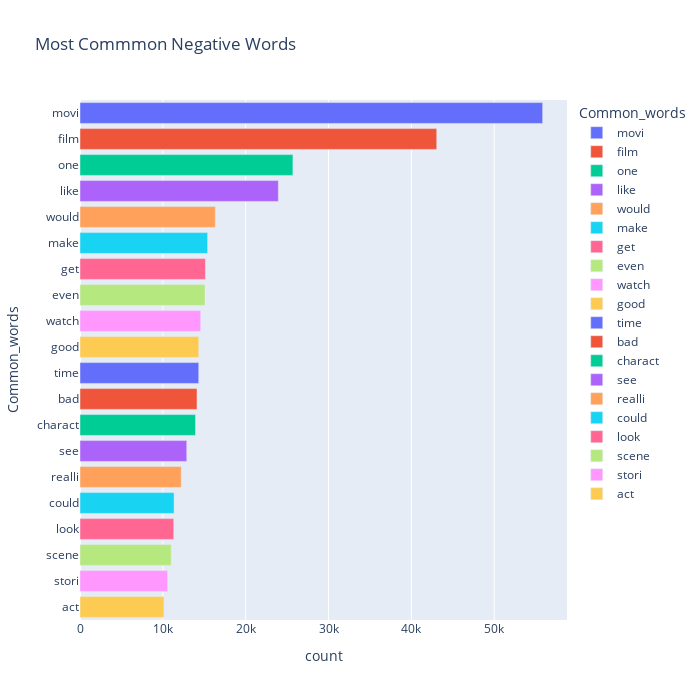

This figure's notebook cell:
### Code cell
# fig = plt.bar(temp_neg, x="count", y="Common_words", title='Most Commmon Negative Words', orientation='h', 
#              width=700, height=700,color='Common_words')
# fig.show()

### Figure 1 — Plotly figure (JSON) as saved in the notebook; plotly's stock layout.template omitted (floating-point values rounded to 4 significant figures)
{"data": [{"alignmentgroup": "True", "hovertemplate": "Common_words=%{y}<br>count=%{x}<extra></extra>", "legendgroup": "movi", "marker": {"color": "#636efa", "pattern": {"shape": ""}}, "name": "movi", "offsetgroup": "movi", "orientation": "h", "showlegend": true, "textposition": "auto", "type": "bar", "x": [55844], "xaxis": "x", "y": ["movi"], "yaxis": "y"}, {"alignmentgroup": "True", "hovertemplate": "Common_words=%{y}<br>count=%{x}<extra></extra>", "legendgroup": "film", "marker": {"color": "#EF553B", "pattern": {"shape": ""}}, "name": "film", "offsetgroup": "film", "orientation": "h", "showlegend": true, "textposition": "auto", "type": "bar", "x": [43059], "xaxis": "x", "y": ["film"], "yaxis": "y"}, {"alignmentgroup": "True", "hovertemplate": "Common_words=%{y}<br>count=%{x}<extra></extra>", "legendgroup": "one", "marker": {"color": "#00cc96", "pattern": {"shape": ""}}, "name": "one", "offsetgroup": "one", "orientation": "h", "showlegend": true, "textposition": "auto", "type": "bar", "x": [25701], "xaxis": "x", "y": ["one"], "yaxis": "y"}, {"alignmentgroup": "True", "hovertemplate": "Common_words=%{y}<br>count=%{x}<extra></extra>", "legendgroup": "like", "marker": {"color": "#ab63fa", "pattern": {"shape": ""}}, "name": "like", "offsetgroup": "like", "orientation": "h", "showlegend": true, "textposition": "auto", "type": "bar", "x": [23939], "xaxis": "x", "y": ["like"], "yaxis": "y"}, {"alignmentgroup": "True", "hovertemplate": "Common_words=%{y}<br>count=%{x}<extra></extra>", "legendgroup": "would", "marker": {"color": "#FFA15A", "pattern": {"shape": ""}}, "name": "would", "offsetgroup": "would", "orientation": "h", "showlegend": true, "textposition": "auto", "type": "bar", "x": [16337], "xaxis": "x", "y": ["would"], "yaxis": "y"}, {"alignmentgroup": "True", "hovertemplate": "Common_words=%{y}<br>count=%{x}<extra></extra>", "legendgroup": "make", "marker": {"color": "#19d3f3", "pattern": {"shape": ""}}, "name": "make", "offsetgroup": "make", "orientation": "h", "showlegend": true, "textposition": "auto", "type": "bar", "x": [15402], "xaxis": "x", "y": ["make"], "yaxis": "y"}, {"alignmentgroup": "True", "hovertemplate": "Common_words=%{y}<br>count=%{x}<extra></extra>", "legendgroup": "get", "marker": {"color": "#FF6692", "pattern": {"shape": ""}}, "name": "get", "offsetgroup": "get", "orientation": "h", "showlegend": true, "textposition": "auto", "type": "bar", "x": [15138], "xaxis": "x", "y": ["get"], "yaxis": "y"}, {"alignmentgroup": "True", "hovertemplate": "Common_words=%{y}<br>count=%{x}<extra></extra>", "legendgroup": "even", "marker": {"color": "#B6E880", "pattern": {"shape": ""}}, "name": "even", "offsetgroup": "even", "orientation": "h", "showlegend": true, "textposition": "auto", "type": "bar", "x": [15091], "xaxis": "x", "y": ["even"], "yaxis": "y"}, {"alignmentgroup": "True", "hovertemplate": "Common_words=%{y}<br>count=%{x}<extra></extra>", "legendgroup": "watch", "marker": {"color": "#FF97FF", "pattern": {"shape": ""}}, "name": "watch", "offsetgroup": "watch", "orientation": "h", "showlegend": true, "textposition": "auto", "type": "bar", "x": [14571], "xaxis": "x", "y": ["watch"], "yaxis": "y"}, {"alignmentgroup": "True", "hovertemplate": "Common_words=%{y}<br>count=%{x}<extra></extra>", "legendgroup": "good", "marker": {"color": "#FECB52", "pattern": {"shape": ""}}, "name": "good", "offsetgroup": "good", "orientation": "h", "showlegend": true, "textposition": "auto", "type": "bar", "x": [14336], "xaxis": "x", "y": ["good"], "yaxis": "y"}, {"alignmentgroup": "True", "hovertemplate": "Common_words=%{y}<br>count=%{x}<extra></extra>", "legendgroup": "time", "marker": {"color": "#636efa", "pattern": {"shape": ""}}, "name": "time", "offsetgroup": "time", "orientation": "h", "showlegend": true, "textposition": "auto", "type": "bar", "x": [14335], "xaxis": "x", "y": ["time"], "yaxis": "y"}, {"alignmentgroup": "True", "hovertemplate": "Common_words=%{y}<br>count=%{x}<extra></extra>", "legendgroup": "bad", "marker": {"color": "#EF553B", "pattern": {"shape": ""}}, "name": "bad", "offsetgroup": "bad", "orientation": "h", "showlegend": true, "textposition": "auto", "type": "bar", "x": [14126], "xaxis": "x", "y": ["bad"], "yaxis": "y"}, {"alignmentgroup": "True", "hovertemplate": "Common_words=%{y}<br>count=%{x}<extra></extra>", "legendgroup": "charact", "marker": {"color": "#00cc96", "pattern": {"shape": ""}}, "name": "charact", "offsetgroup": "charact", "orientation": "h", "showlegend": true, "textposition": "auto", "type": "bar", "x": [13940], "xaxis": "x", "y": ["charact"], "yaxis": "y"}, {"alignmentgroup": "True", "hovertemplate": "Common_words=%{y}<br>count=%{x}<extra></extra>", "legendgroup": "see", "marker": {"color": "#ab63fa", "pattern": {"shape": ""}}, "name": "see", "offsetgroup": "see", "orientation": "h", "showlegend": true, "textposition": "auto", "type": "bar", "x": [12887], "xaxis": "x", "y": ["see"], "yaxis": "y"}, {"alignmentgroup": "True", "hovertemplate": "Common_words=%{y}<br>count=%{x}<extra></extra>", "legendgroup": "realli", "marker": {"color": "#FFA15A", "pattern": {"shape": ""}}, "name": "realli", "offsetgroup": "realli", "orientation": "h", "showlegend": true, "textposition": "auto", "type": "bar", "x": [12218], "xaxis": "x", "y": ["realli"], "yaxis": "y"}, {"alignmentgroup": "True", "hovertemplate": "Common_words=%{y}<br>count=%{x}<extra></extra>", "legendgroup": "could", "marker": {"color": "#19d3f3", "pattern": {"shape": ""}}, "name": "could", "offsetgroup": "could", "orientation": "h", "showlegend": true, "textposition": "auto", "type": "bar", "x": [11353], "xaxis": "x", "y": ["could"], "yaxis": "y"}, {"alignmentgroup": "True", "hovertemplate": "Common_words=%{y}<br>count=%{x}<extra></extra>", "legendgroup": "look", "marker": {"color": "#FF6692", "pattern": {"shape": ""}}, "name": "look", "offsetgroup": "look", "orientation": "h", "showlegend": true, "textposition": "auto", "type": "bar", "x": [11317], "xaxis": "x", "y": ["look"], "yaxis": "y"}, {"alignmentgroup": "True", "hovertemplate": "Common_words=%{y}<br>count=%{x}<extra></extra>", "legendgroup": "scene", "marker": {"color": "#B6E880", "pattern": {"shape": ""}}, "name": "scene", "offsetgroup": "scene", "orientation": "h", "showlegend": true, "textposition": "auto", "type": "bar", "x": [11008], "xaxis": "x", "y": ["scene"], "yaxis": "y"}, {"alignmentgroup": "True", "hovertemplate": "Common_words=%{y}<br>count=%{x}<extra></extra>", "legendgroup": "stori", "marker": {"color": "#FF97FF", "pattern": {"shape": ""}}, "name": "stori", "offsetgroup": "stori", "orientation": "h", "showlegend": true, "textposition": "auto", "type": "bar", "x": [10575], "xaxis": "x", "y": ["stori"], "yaxis": "y"}, {"alignmentgroup": "True", "hovertemplate": "Common_words=%{y}<br>count=%{x}<extra></extra>", "legendgroup": "act", "marker": {"color": "#FECB52", "pattern": {"shape": ""}}, "name": "act", "offsetgroup": "act", "orientation": "h", "showlegend": true, "textposition": "auto", "type": "bar", "x": [10137], "xaxis": "x", "y": ["act"], "yaxis": "y"}], "layout": {"barmode": "relative", "height": 700, "legend": {"title": {"text": "Common_words"}, "tracegroupgap": 0}, "title": {"text": "Most Commmon Negative Words"}, "width": 700, "xaxis": {"anchor": "y", "autorange": true, "domain": [0, 1], "range": [0, 58780.0], "title": {"text": "count"}, "type": "linear"}, "yaxis": {"anchor": "x", "autorange": true, "categoryarray": ["act", "stori", "scene", "look", "could", "realli", "see", "charact", "bad", "time", "good", "watch", "even", "get", "make", "would", "like", "one", "film", "movi"], "categoryorder": "array", "domain": [0, 1], "range": [-0.5, 19.5], "title": {"text": "Common_words"}, "type": "category"}}}
